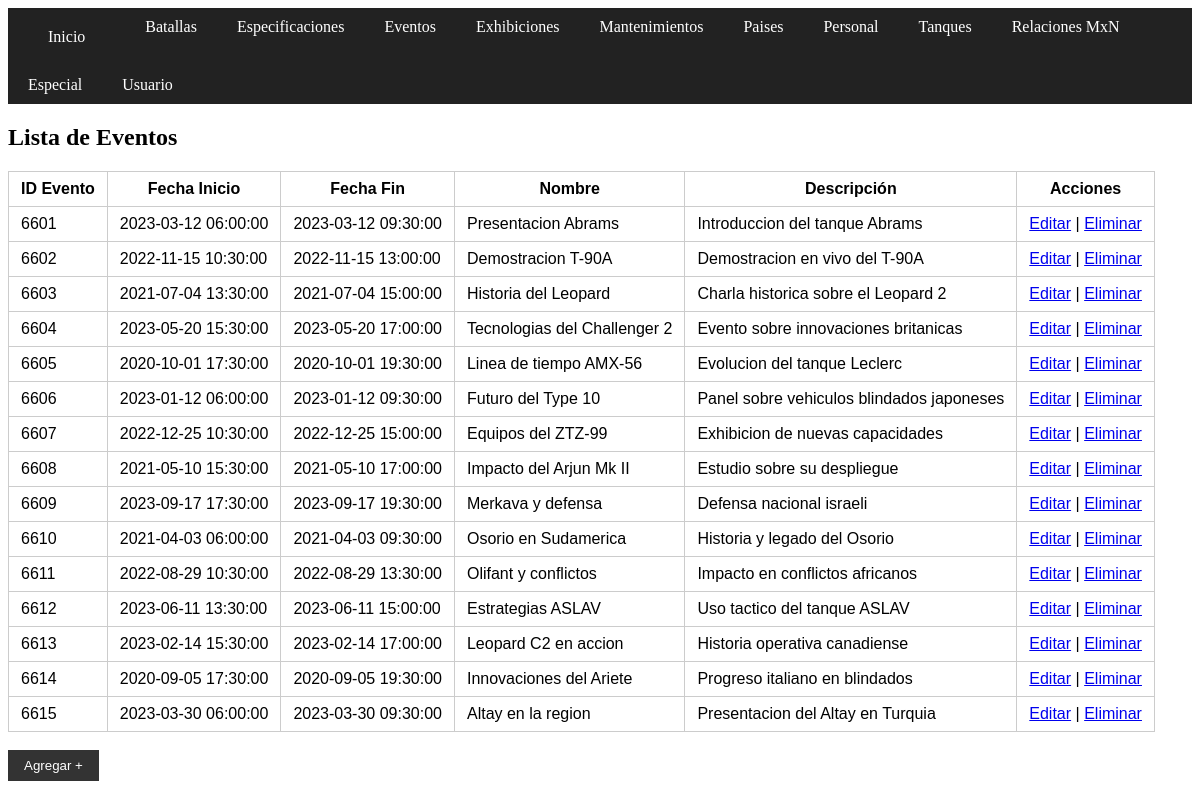
The page /eventos/read.php on the database its author committed.
### tables this page shows
CREATE TABLE `eventos` (
  `id_evento` int(11) NOT NULL AUTO_INCREMENT,
  `fecha_in` datetime DEFAULT NULL,
  `fecha_fin` datetime DEFAULT NULL,
  `nombre_evento` varchar(100) DEFAULT NULL,
  `descripcion_evento` varchar(255) DEFAULT NULL,
  PRIMARY KEY (`id_evento`)
);

### eventos/read.php (the view, shortened to what this page needs)
<?php
include_once "../config.php";
$sql = "SELECT * FROM eventos ORDER BY id_evento";
$result = $conn->query($sql);
?>
<!DOCTYPE html>
<html>
<head>
    <link rel="stylesheet" href="../estilos.css">
</head>
<body>
<?php include "../menu.php"; ?>
<h2>Lista de Eventos</h2>
<table>
    <tr>
        <th>ID Evento</th>
        <th>Fecha Inicio</th>
        <th>Fecha Fin</th>
        <th>Nombre</th>
        <th>Descripción</th>
        <th>Acciones</th>
    </tr>
    <?php while($row = $result->fetch_assoc()): ?>
    <tr>
        <td><?= $row['id_evento'] ?></td>
        <td><?= $row['fecha_in'] ?></td>
        <td><?= $row['fecha_fin'] ?></td>
        <td><?= $row['nombre_evento'] ?></td>
        <td><?= $row['descripcion_evento'] ?></td>
        <td>
            <a href="update.php?id=<?= $row['id_evento'] ?>">Editar</a> |
            <a href="delete.php?id=<?= $row['id_evento'] ?>" onclick="return confirm('¿Seguro que deseas eliminar este evento?')">Eliminar</a>
        </td>
    </tr>
    <?php endwhile; ?>
</table> <br>
<form><input type="submit" value="Agregar +" formaction="create.php"></form>
</body>
</html>

### estilos.css (style rules this page uses)
table { font-family: sans-serif; border-collapse: collapse; background: #fff; }
th, td { padding: 8px 12px; border: 1px solid #ccc; }
input[type="submit"] { padding: 8px 16px; background: #333; color: #fff; border: none; }

### rows shown on the page
eventos: id_evento "6601", fecha_in "2023-03-12 06:00:00", fecha_fin "2023-03-12 09:30:00", nombre_evento "Presentacion Abrams", descripcion_evento "Introduccion del tanque Abrams"
eventos: id_evento "6602", fecha_in "2022-11-15 10:30:00", fecha_fin "2022-11-15 13:00:00", nombre_evento "Demostracion T-90A", descripcion_evento "Demostracion en vivo del T-90A"
eventos: id_evento "6603", fecha_in "2021-07-04 13:30:00", fecha_fin "2021-07-04 15:00:00", nombre_evento "Historia del Leopard", descripcion_evento "Charla historica sobre el Leopard 2"
eventos: id_evento "6604", fecha_in "2023-05-20 15:30:00", fecha_fin "2023-05-20 17:00:00", nombre_evento "Tecnologias del Challenger 2", descripcion_evento "Evento sobre innovaciones britanicas"
eventos: id_evento "6605", fecha_in "2020-10-01 17:30:00", fecha_fin "2020-10-01 19:30:00", nombre_evento "Linea de tiempo AMX-56", descripcion_evento "Evolucion del tanque Leclerc"
eventos: id_evento "6606", fecha_in "2023-01-12 06:00:00", fecha_fin "2023-01-12 09:30:00", nombre_evento "Futuro del Type 10", descripcion_evento "Panel sobre vehiculos blindados japoneses"
eventos: id_evento "6607", fecha_in "2022-12-25 10:30:00", fecha_fin "2022-12-25 15:00:00", nombre_evento "Equipos del ZTZ-99", descripcion_evento "Exhibicion de nuevas capacidades"
eventos: id_evento "6608", fecha_in "2021-05-10 15:30:00", fecha_fin "2021-05-10 17:00:00", nombre_evento "Impacto del Arjun Mk II", descripcion_evento "Estudio sobre su despliegue"
eventos: id_evento "6609", fecha_in "2023-09-17 17:30:00", fecha_fin "2023-09-17 19:30:00", nombre_evento "Merkava y defensa", descripcion_evento "Defensa nacional israeli"
eventos: id_evento "6610", fecha_in "2021-04-03 06:00:00", fecha_fin "2021-04-03 09:30:00", nombre_evento "Osorio en Sudamerica", descripcion_evento "Historia y legado del Osorio"
eventos: id_evento "6611", fecha_in "2022-08-29 10:30:00", fecha_fin "2022-08-29 13:30:00", nombre_evento "Olifant y conflictos", descripcion_evento "Impacto en conflictos africanos"
eventos: id_evento "6612", fecha_in "2023-06-11 13:30:00", fecha_fin "2023-06-11 15:00:00", nombre_evento "Estrategias ASLAV", descripcion_evento "Uso tactico del tanque ASLAV"
eventos: id_evento "6613", fecha_in "2023-02-14 15:30:00", fecha_fin "2023-02-14 17:00:00", nombre_evento "Leopard C2 en accion", descripcion_evento "Historia operativa canadiense"
eventos: id_evento "6614", fecha_in "2020-09-05 17:30:00", fecha_fin "2020-09-05 19:30:00", nombre_evento "Innovaciones del Ariete", descripcion_evento "Progreso italiano en blindados"
eventos: id_evento "6615", fecha_in "2023-03-30 06:00:00", fecha_fin "2023-03-30 09:30:00", nombre_evento "Altay en la region", descripcion_evento "Presentacion del Altay en Turquia"
